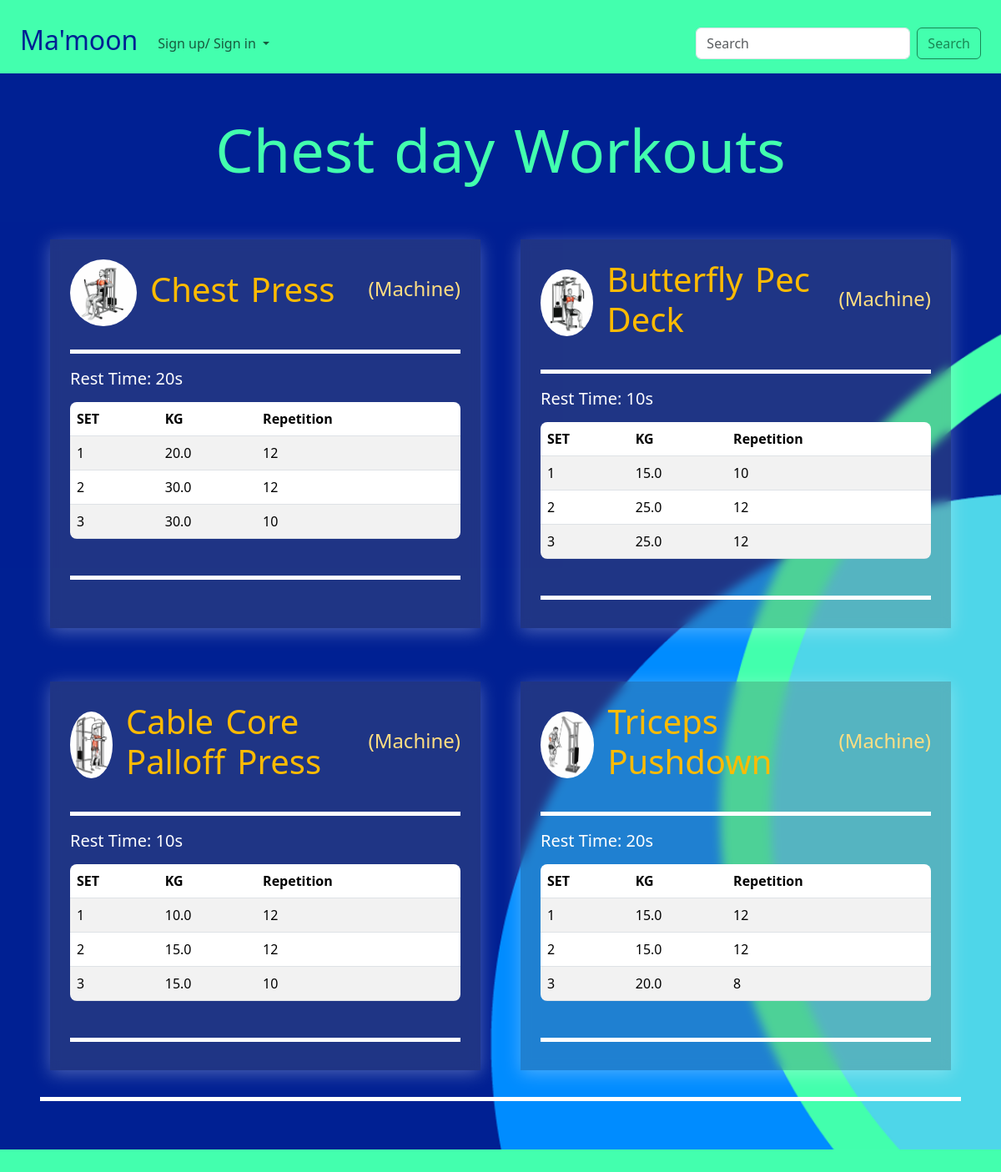
Screenshot of /routines/detail/7 with the database file from the repository.
### routines/models.py (models this page shows, shortened)
class Routine(models.Model):
    name = models.CharField(max_length=256)
    user = models.ForeignKey(User, on_delete=models.CASCADE)
    is_public = models.BooleanField(default=True)

### workouts/models.py (models this page shows, shortened)
class Workout(models.Model):
    routine = models.ForeignKey(Routine, on_delete=models.CASCADE)
    exercise = models.ForeignKey(Exercise, on_delete=models.CASCADE)
    note = models.TextField(blank=True)
    restTime = models.PositiveIntegerField(blank=True)
    start_time = models.DateTimeField(default=timezone.now)
    created_at = models.DateTimeField(auto_now_add=True)

class Set(models.Model):
    weight = models.FloatField()
    repetition = models.PositiveIntegerField()
    workout = models.ForeignKey(Workout, on_delete=models.CASCADE)
    created_at = models.DateTimeField(auto_now_add=True)

### exercises/models.py (models this page shows, shortened)
class Exercise(models.Model):
    class WorkoutCategory(models.TextChoices):
        HOME_WORKOUT = 'home', 'Home Workout'
        CLUB_WORKOUT = 'club', 'Club Workout'
        BOTH_WORKOUTS = 'both', 'Home and Club Workouts'
    class EquipmentCategory(models.TextChoices):
        NO_EQUIPMENT = 'none', 'No Machine'
        MACHINE = 'machine', 'Machine'
    class ExerciseCategory(models.TextChoices):
        STRENGTH = 'strength', 'Strength'
        CARDIO = 'cardio', 'Cardio'
        FLEXIBILITY = 'flexibility', 'Flexibility'
    name = models.CharField(max_length=256)
    description = models.TextField(blank=True)
    image = models.ImageField(upload_to="media/images/exercises/")
    video_link = models.URLField(blank=True)
    video = models.FileField(upload_to="media/videos/", blank=True)
    workout_category = models.CharField(
        max_length=30,
        choices=WorkoutCategory.choices
    )
    equipment_category = models.CharField(
        max_length=30,
        choices=EquipmentCategory.choices
    )
    exercise_category = models.CharField(
        max_length=30,
        choices=ExerciseCategory.choices
    )

### routines/views.py (the view)
# urls.py: path("detail/<routine_id>", views.routine_detail_view, name="routine_detail_view"),
def routine_detail_view(request:HttpRequest, routine_id:int):
    routine = Routine.objects.get(pk=routine_id)
    exercises = Exercise.objects.all()
    checks = Done.objects.all()
    workouts = routine.workout_set.all()
    return render(request, "routines/routine_details.html", {'routine': routine,
                                                             'checks': checks,
                                                             'exercises':exercises,
                                                             'workouts': workouts})

### routines/templates/routines/routine_details.html (shortened to what this page needs)
{% extends 'main/base.html' %}
{% block content %}
{% load static %}
<div class="d-flex flex-column justify-content-center align-items-center">
    <div class="d-flex flex-column align-items-center">
        <h1>
             {{routine.name}} Workouts
         </h1>
    </div>
    {% include 'workouts/workouts_list.html' %}
</div>
<div class="line mt-3"></div>
{% endblock %}

### main/templates/main/base.html (shortened to what this page needs)
{% load static %}
<!DOCTYPE html>
<html lang="en">
<head>
    <link href="https://cdn.jsdelivr.net/npm/bootstrap@5.3.3/dist/css/bootstrap.min.css" rel="stylesheet">
    <link href="{% static 'css/style.css' %}" rel="stylesheet" />
    <link rel="stylesheet" href="https://cdn.jsdelivr.net/npm/bootstrap-icons@1.11.3/font/bootstrap-icons.min.css">
</head>
<body>
    <div class="container-fluid sticky-top pt-3" style="background-color: #43FFAE;">
        <nav class="navbar navbar-expand-lg">
            <div class="container-fluid">
                <a class="navbar-brand" href="/" style="color: #002093;"><h2>Ma'moon</h2></a>
                {% url 'main:contact_view' as contact_url %}
                {% url 'routines:new_routine_view' as new_routine %}
                {% url 'routines:all_routines_view' as all_routines %}
                {% url 'exercises:all_exercises_view' as all_exercises %}
                {% url 'exercises:new_exercise_view' as new_exercise %}
                <div class="collapse navbar-collapse" id="navbarSupportedContent">
                  <ul class="navbar-nav me-auto mb-2 mb-lg-0">
                    {% if request.user.is_authenticated %}
                      <li class="nav-item">
                        <a class="nav-link" href="{% url 'accounts:log_out' %}">Log Out</a>
                      </li>
                    {% else %}
                      <li class="nav-item dropdown">
                        <a class="nav-link dropdown-toggle" href="#" id="navbarDropdown" role="button" data-bs-toggle="dropdown" aria-expanded="false">
                          Sign up/ Sign in
                        </a>
                      </li>
                    {% endif %}
                  </ul>
                  <form class="d-flex" role="search" method="get" action="">
                    <input  class="form-control me-2" type="search" placeholder="Search" aria-label="Search" name="search" value="{{request.GET.search}}" required minlength="3">
                    <button class="btn btn-outline-success" type="submit">Search</button>
                  </form>
                </div>
              </div>
        </nav>
    </div>
    <main class="p-5">
      {% block content %}
      {% endblock %}
    </main>
    <footer class="p-4">
</footer>
</body>
</html>

### workouts/templates/workouts/workouts_list.html (shortened to what this page needs)
<div class="container">
    <div class="row mt-2 row-cols-1 row-cols-sm-1 row-cols-lg-2 g-5">
        {% for workout in workouts%}
            <div class="col mb-3">
                <div class="d-flex flex-column justify-content-start align-items-start h-100 p-4 gap-2 routine_card">
                    <div class="d-flex justify-content-between align-items-center w-100">
                        <div class="d-flex justify-content-start align-items-center gap-3 w-100">
                            <img src="{{workout.exercise.image.url}}" class="rounded-circle overflow-hidden" style="width: 80px; height: 80px; object-fit: cover;"/>
                            <a href="{% url 'exercises:exercise_detail_view' workout.exercise.id %}">
                                <h2>{{workout.exercise.name}} </h2>
                            </a>
                        </div>
                        <h4>({{workout.exercise.get_equipment_category_display}}) </h4>
                    </div>
                    <div class="line"></div>
                    <h5 class="text-white">Rest Time: {{workout.restTime}}s </h5>
                    <div class="table-container w-100">
                        <table class="table table-striped">
                            <thead>
                                <tr>
                                    <th>SET</th>
                                    <th>KG</th>
                                    <th>Repetition</th>
                                </tr>
                            </thead>
                            <tbody>
                                {% for set in workout.set_set.all %}
                                    <tr >
                                        {% if request.user == routine.user %}
                                            <form method="post" action="{% url 'workouts:update_set_view' set.id %}">
                                                {% csrf_token %}
                                                <td>{{ forloop.counter }}</td>
                                                <td><input type="number" name="weight" value="{{ set.weight }}" class="form-control" /></td>
                                                <td> <input type="number" name="repetition" value="{{ set.repetition }}" class="form-control"/></td>
                                                <td>
                                                    <div class="d-flex justify-content-center align-items-center gap-1">
                                                        <button type="submit" class="btn btn-info btn-sm">
                                                            <i class="bi bi-pencil-square"></i>
                                                        </button>
                                                        <a href="{% url 'workouts:delete_set_view' set.id %}" class="btn btn-danger btn-sm"
                                                        onclick="return confirm('Are you sure you want to delete this set from {{ workout.exercise.name }}?');">
                                                        <i class="bi bi-x-square"></i>
                                                        </a>
                                                    </div>
                                                </td>
                                                <td>
                                                    {% with set.done as done %}
                                                        <a href="{% url 'workouts:done_set_view' set.id %}">
                                                            {% if done %}
                                                                <h3>
                                                                    <i class="bi bi-check-square-fill ms-4 me-4"></i>
                                                                </h3>
                                                            {% else %}
                                                                <h3>
                                                                    <i class="bi bi-check-square ms-4 me-4"></i>
                                                                </h3>
                                                            {% endif %}
                                                        </a>
                                                    {% endwith  %}
                                                </td>
                                            </form>
                                        {% else %}
                                            <td>{{ forloop.counter }}</td>
                                            <td>{{set.weight}}</td>
                                            <td> {{ set.repetition }}</td>
                                        {% endif %}
                                    </tr>
                                {% empty %}
                                <tr>
                                    <td colspan="5" class="text-center">No sets available.</td>
                                </tr>
                                {% endfor %}
                            </tbody>
                        </table>
                    </div>
                    <div class="line"></div>
                </div>
            </div>
        {% endfor %}
    </div>
</div>

### main/static/css/style.css (style rules this page uses)
body { background-color: #43FFAE; }
a { text-decoration: none; }
h1 { font-size: 4.5rem; color: #43FFAE; }
h1, h2 { word-spacing: 4px; }
main { min-height: 100vh; background-image: url('/static/images/Cover.png'); background-size: cover; background-position:center; }
main { color: #43FFAE; }
main a { color: #43FFAE; }
.table { border-radius: 0.5rem; overflow: hidden; }
.routine_card { background-color: rgba(102, 102, 102, 0.3); backdrop-filter: blur(6px); box-shadow: 0 4px 20px rgba(255, 255, 255, 0.3); transition: transform 0.5s ease-in-out, box-shadow 0.5s ease-in-out, border 0.5s ease-in-out, backdrop-filter 0.5s ease-in-out, background-color 0.5 ease-in-out; }
.line { width: 100%; height: 5px; background-color: #ffffff; margin: 20px 0; margin-bottom: 10px; }
.routine_card h2 { font-size: 2.5rem; color: #ffbb00; transition: transform 0.3s ease; }
.routine_card { color: #ffde82; }

### rows the page displays
Routine: name "Chest day"
Workout: exercise.image (picture), exercise.name "Chest Press", exercise.equipment_category "Machine", restTime "20"
Set: weight "20.0", repetition "12"
Set: weight "30.0", repetition "12"
Set: weight "30.0", repetition "10"
Workout: exercise.image (picture), exercise.name "Butterfly Pec Deck", exercise.equipment_category "Machine", restTime "10"
Set: weight "15.0", repetition "10"
Set: weight "25.0", repetition "12"
Set: weight "25.0", repetition "12"
Workout: exercise.image (picture), exercise.name "Cable Core Palloff Press", exercise.equipment_category "Machine", restTime "10"
Set: weight "10.0", repetition "12"
Set: weight "15.0", repetition "12"
Set: weight "15.0", repetition "10"
Workout: exercise.image (picture), exercise.name "Triceps Pushdown", exercise.equipment_category "Machine", restTime "20"
Set: weight "15.0", repetition "12"
Set: weight "15.0", repetition "12"
Set: weight "20.0", repetition "8"
